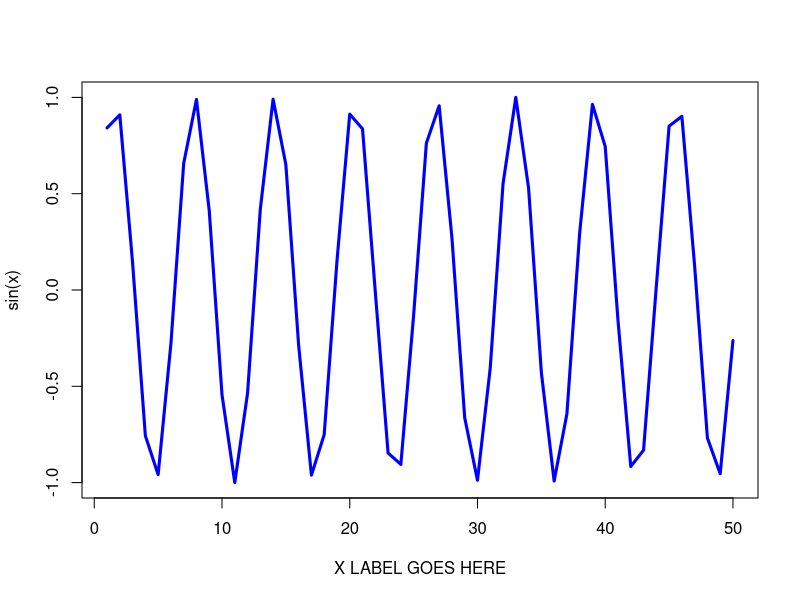

Source code (R):
#' ---
#' title: "Class 4 - Intro to R - BIMM 143"
#' author: "Pooja Parthasarathy"
#' date: "January 16th, 2026"
#' ---

x <- 1:50
#plot(x)
plot(x, sin(x), typ="l", col = "blue", lwd=3, xlab = "X LABEL GOES HERE")
